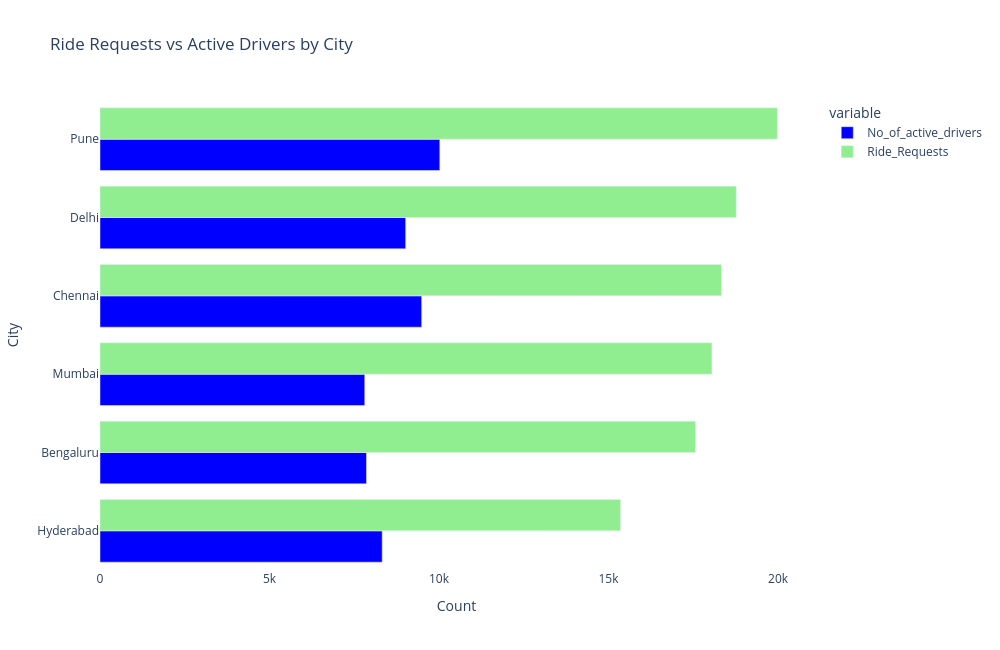

Notebook code for this chart:
### Code cell
# Calculate ride requests and active drivers by city
active_drives_by_city = (
    df.groupby("City")[["Ride_Requests", "No_of_active_drivers"]]
      .sum()
      .sort_values(by="Ride_Requests", ascending=True)
)

# Create horizontal grouped bar chart
fig = px.bar(
    active_drives_by_city,
    x=["No_of_active_drivers", "Ride_Requests"],
    y=active_drives_by_city.index.astype(str),
    barmode="group",
    orientation="h",
    title="Ride Requests vs Active Drivers by City",
    color_discrete_sequence=["blue", "lightgreen"]
)

fig.update_layout(
    width=1000,
    height=650,
    xaxis_title="Count",
    yaxis_title="City",
    plot_bgcolor="white"
)

fig.show()

# Highest ride requests
highest_city = active_drives_by_city["Ride_Requests"].idxmax()
highest_request = active_drives_by_city["Ride_Requests"].max()

# Lowest ride requests
lowest_city = active_drives_by_city["Ride_Requests"].idxmin()
lowest_request = active_drives_by_city["Ride_Requests"].min()

print("City With Highest Ride Requests:")
print(highest_city, highest_request)

print("\nCity With Lowest Ride Requests:")
print(lowest_city, lowest_request)

### Figure 1 — Plotly figure (JSON) as saved in the notebook; plotly's stock layout.template omitted (floating-point values rounded to 4 significant figures)
{"data": [{"alignmentgroup": "True", "hovertemplate": "variable=No_of_active_drivers<br>value=%{x}<br>y=%{y}<extra></extra>", "legendgroup": "No_of_active_drivers", "marker": {"color": "blue", "pattern": {"shape": ""}}, "name": "No_of_active_drivers", "offsetgroup": "No_of_active_drivers", "orientation": "h", "showlegend": true, "textposition": "auto", "type": "bar", "x": [8324, 7860, 7809, 9488, 9016, 10023], "xaxis": "x", "y": ["Hyderabad", "Bengaluru", "Mumbai", "Chennai", "Delhi", "Pune"], "yaxis": "y"}, {"alignmentgroup": "True", "hovertemplate": "variable=Ride_Requests<br>value=%{x}<br>y=%{y}<extra></extra>", "legendgroup": "Ride_Requests", "marker": {"color": "lightgreen", "pattern": {"shape": ""}}, "name": "Ride_Requests", "offsetgroup": "Ride_Requests", "orientation": "h", "showlegend": true, "textposition": "auto", "type": "bar", "x": [15355, 17564, 18049, 18331, 18768, 19980], "xaxis": "x", "y": ["Hyderabad", "Bengaluru", "Mumbai", "Chennai", "Delhi", "Pune"], "yaxis": "y"}], "layout": {"barmode": "group", "height": 650, "legend": {"title": {"text": "variable"}, "tracegroupgap": 0}, "plot_bgcolor": "white", "title": {"text": "Ride Requests vs Active Drivers by City"}, "width": 1000, "xaxis": {"anchor": "y", "domain": [0, 1], "title": {"text": "Count"}}, "yaxis": {"anchor": "x", "domain": [0, 1], "title": {"text": "City"}}}}
